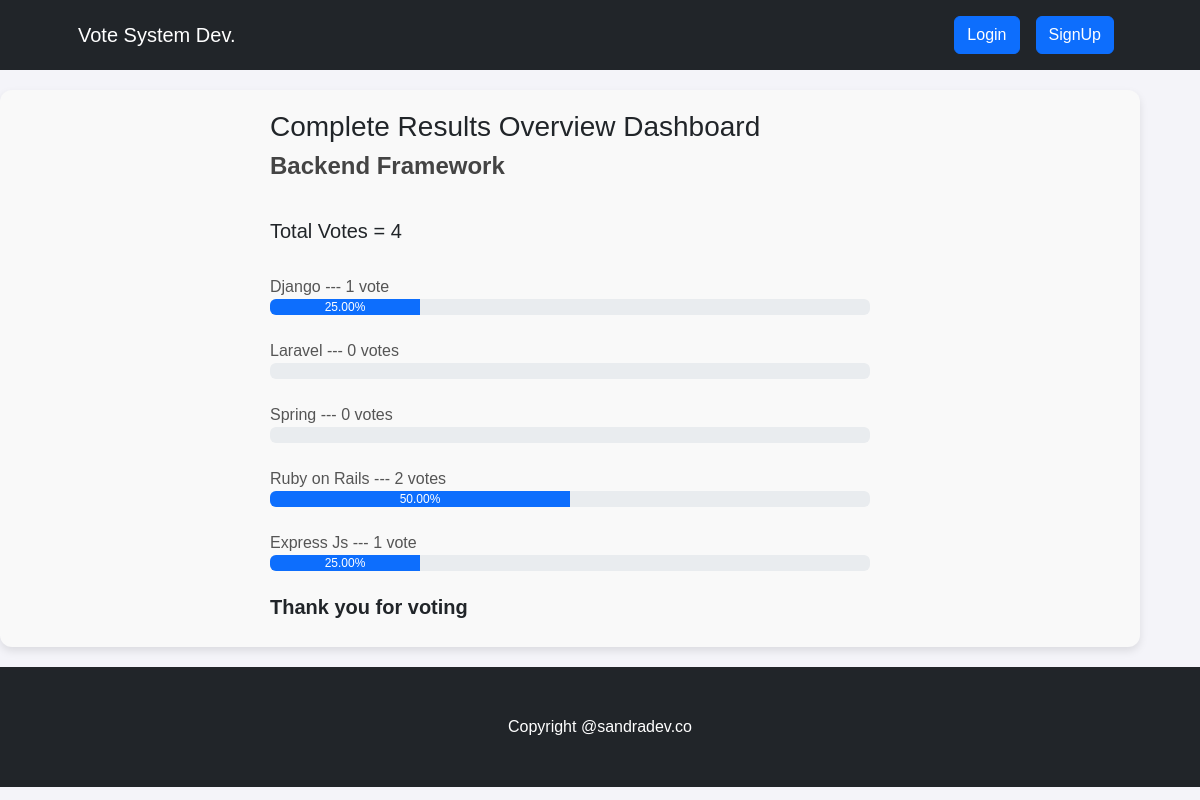
Page /result/backend-framework on the committed database.
### voteapp/models.py (models this page shows, shortened)
class Category(models.Model):
    title = models.CharField(max_length=200)
    slug = models.SlugField(blank=True, null=True)
    description = models.TextField(blank=True, null=True)
    total_vote = models.IntegerField(default=0)
    voters = models.ManyToManyField(User, blank=True)
    picture = models.ImageField(upload_to="img", blank=True, null=True)

class CategoryItem(models.Model):
    title = models.CharField(max_length=200)
    total_vote = models.IntegerField(default=0)
    category = models.ForeignKey(Category, on_delete=models.CASCADE, related_name="items")
    voters = models.ManyToManyField(User, blank=True)
    @property
    def percentage_vote(self):
        category_votes = self.category.total_vote
        item_votes = self.total_vote
        if category_votes == 0:
            vote_in_percentage = 0
        else:
            vote_in_percentage = (item_votes/category_votes) * 100
        return vote_in_percentage

### voteapp/views.py (the view)
# urls.py: path("result/<str:slug>", views.result, name="result"),
def result(request, slug):
    category = Category.objects.get(slug=slug)
    items = CategoryItem.objects.filter(category=category)
    context = {"category": category, "items": items}
    return render(request, "result.html", context)

### voteapp/templatetags/custom_filters.py (called while the page is built)
@register.filter(name="has_voted")
def has_voted(user, voters):
    return any(user.id== voter.id for voter in voters)

### voteapp/templates/result.html
{% extends 'base.html' %}
{% block content %}
{% load humanize %}
{% load custom_filters %}
<div class="container result-container">
    <div class="sub-container">
      <h3>Complete Results Overview Dashboard</h3>
      <h4>{{category.title}}</h4>
      <br>
      <h5>Total Votes = {{category.total_vote}}</h5>
      <br />
      {% for item in items  %}
      {% if request.user|has_voted:item.voters.all %}
      <small>{{item.title}}</strong> --- {{item.total_vote}} vote{{item.total_vote | pluralize:",s"}} ---  <strong>[voted]</strong> </small>
      <div class="progressContainer">
        <div class="progress">
          <div
            class="progress-bar"
            role="progressbar"
            aria-label="Example with label"
            style="width:{{item.percentage_vote | floatformat:2}}%;"
            aria-valuenow="25"
            aria-valuemin="0"
            aria-valuemax="100"
          >
          {{item.percentage_vote | floatformat:2}}%
          </div>
        </div>
      </div>
      <br>
      {% else %}
      <small>{{item.title}}</strong> --- {{item.total_vote}} vote{{item.total_vote | pluralize:",s"}} </small>
      <div class="progressContainer">
        <div class="progress">
          <div
            class="progress-bar"
            role="progressbar"
            aria-label="Example with label"
            style="width:{{item.percentage_vote | floatformat:2}}%;"
            aria-valuenow="25"
            aria-valuemin="0"
            aria-valuemax="100"
          >
          {{item.percentage_vote | floatformat:2}}%
          </div>
        </div>
      </div>
      <br>
      {% endif %}
      {% endfor %}
      <h5 style="font-weight: bold">Thank you for voting</h5>
    </div>
  </div>
{% endblock content %}

### voteapp/static/css/style.css (style rules this page uses)
* { box-sizing: border-box; margin: 0; padding: 0; font-family: 'Arial', sans-serif; }
body { background-color: #f4f4f9; }
.result-container { display: flex; flex-direction: column; align-items: center; justify-content: center; padding: 20px; background-color: #f9f9f9; border-radius: 12px; box-shadow: 0 4px 8px rgba(0, 0, 0, 0.1); margin: 20px 0; }
.sub-container { width: 100%; max-width: 600px; }
.result-container h4 { font-size: 1.5rem; color: #444; margin-bottom: 15px; font-family: 'Arial', sans-serif; font-weight: 600; }
.result-container small { font-size: 1rem; color: #555; font-family: 'Verdana', sans-serif; line-height: 1.5; margin-bottom: 10px; }

### rows in the picture
Category: title "Backend Framework", total_vote "4"
CategoryItem: title "Django", total_vote "1", percentage_vote "25.00"
CategoryItem: title "Laravel", total_vote "0", total_vote|pluralize "s"
CategoryItem: title "Spring", total_vote "0", total_vote|pluralize "s"
CategoryItem: title "Ruby on Rails", total_vote "2", total_vote|pluralize "s", percentage_vote "50.00"
CategoryItem: title "Express Js", total_vote "1", percentage_vote "25.00"
